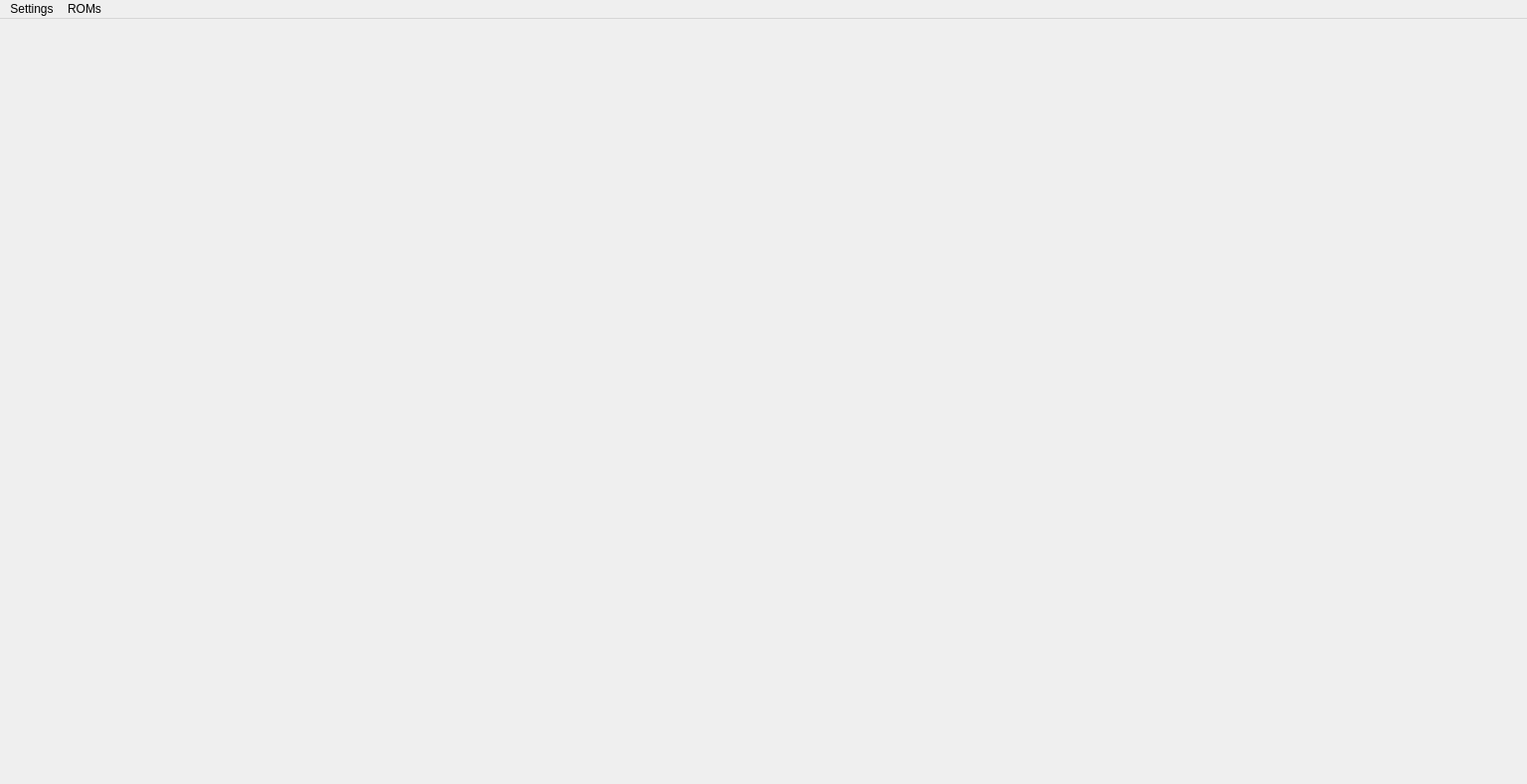
<?xml version="1.0" encoding="UTF-8"?>
<ui version="4.0">
 <class>MainWindow</class>
 <widget class="QMainWindow" name="MainWindow">
  <property name="geometry">
   <rect>
    <x>0</x>
    <y>0</y>
    <width>1536</width>
    <height>789</height>
   </rect>
  </property>
  <property name="minimumSize">
   <size>
    <width>1536</width>
    <height>789</height>
   </size>
  </property>
  <property name="maximumSize">
   <size>
    <width>1536</width>
    <height>789</height>
   </size>
  </property>
  <property name="acceptDrops">
   <bool>true</bool>
  </property>
  <property name="windowTitle">
   <string>MainWindow</string>
  </property>
  <widget class="QWidget" name="centralwidget">
   <property name="minimumSize">
    <size>
     <width>1536</width>
     <height>768</height>
    </size>
   </property>
   <property name="maximumSize">
    <size>
     <width>1536</width>
     <height>768</height>
    </size>
   </property>
   <layout class="QHBoxLayout" name="horizontalLayout">
    <property name="spacing">
     <number>0</number>
    </property>
    <property name="leftMargin">
     <number>0</number>
    </property>
    <property name="topMargin">
     <number>0</number>
    </property>
    <property name="rightMargin">
     <number>0</number>
    </property>
    <property name="bottomMargin">
     <number>0</number>
    </property>
    <item>
     <widget class="EmuDisplayWidget" name="display" native="true"/>
    </item>
   </layout>
  </widget>
  <widget class="QMenuBar" name="menubar">
   <property name="geometry">
    <rect>
     <x>0</x>
     <y>0</y>
     <width>1536</width>
     <height>21</height>
    </rect>
   </property>
   <widget class="QMenu" name="menuSettings">
    <property name="title">
     <string>Settings</string>
    </property>
    <widget class="QMenu" name="menuColors_2">
     <property name="title">
      <string>Colors</string>
     </property>
     <addaction name="actionPixel_On"/>
     <addaction name="actionPixel_Off"/>
    </widget>
    <widget class="QMenu" name="menuRemove_ROM">
     <property name="title">
      <string>Remove ROM</string>
     </property>
    </widget>
    <addaction name="actionLoad_New_ROM"/>
    <addaction name="menuRemove_ROM"/>
    <addaction name="menuColors_2"/>
   </widget>
   <widget class="QMenu" name="menuROMs">
    <property name="title">
     <string>ROMs</string>
    </property>
   </widget>
   <addaction name="menuSettings"/>
   <addaction name="menuROMs"/>
  </widget>
  <action name="actionHz">
   <property name="text">
    <string>Emulator Settings</string>
   </property>
  </action>
  <action name="actionPixel_On">
   <property name="text">
    <string>Pixel On</string>
   </property>
  </action>
  <action name="actionPixel_Off">
   <property name="text">
    <string>Pixel Off</string>
   </property>
  </action>
  <action name="actionControls">
   <property name="text">
    <string>Controls</string>
   </property>
  </action>
  <action name="actionLoad_New_ROM">
   <property name="text">
    <string>Load New ROM</string>
   </property>
  </action>
 </widget>
 <customwidgets>
  <customwidget>
   <class>EmuDisplayWidget</class>
   <extends>QWidget</extends>
   <header>emudisplaywidget.h</header>
   <container>1</container>
  </customwidget>
 </customwidgets>
 <resources/>
 <connections/>
</ui>
